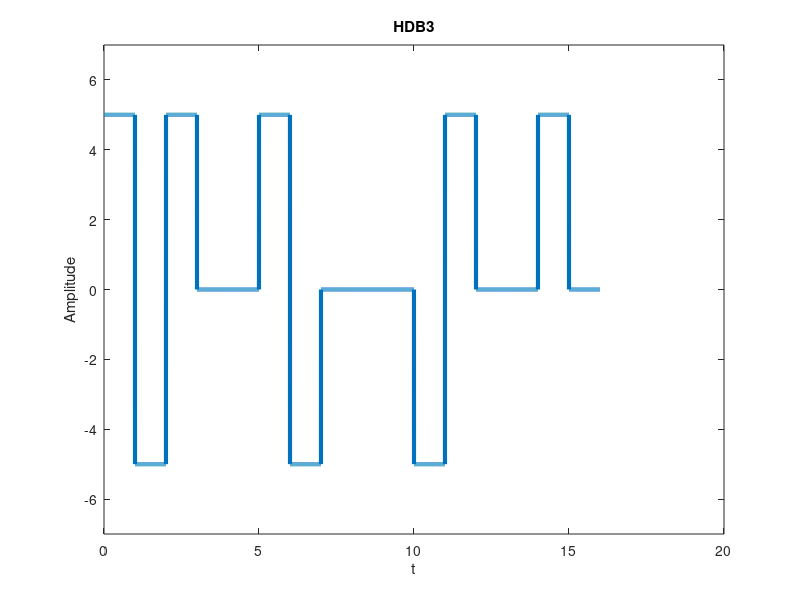

Source code (MATLAB):
% HDB3

% modulation
% bits = input('prompt');
bits = [1 1 0 0 0 0 1 0 0 0 0 0 0 0 0 0];
voltage = 5;
bitrate = 1;
n = 1000;
T = length(bits)/bitrate;
N = n*length(bits);
dt = T/N;
t = 0:dt:T;
x = zeros(1,length(t));
counter = 0;
lastbit = -voltage;
pulse = 0;

for i=1:length(bits)
  if bits(i)==0
    counter = counter + 1;
    if counter==4
      if(mod(pulse, 2)==0)
        x((i-1-3)*n+1:(i-3)*n) = -lastbit;
        lastbit = -lastbit;
        x((i-1-2)*n+1:(i-2)*n) = 0;
        x((i-1-1)*n+1:(i-1)*n) = 0;
        x((i-1)*n+1:i*n) = lastbit;
        counter = 0;
        pulse = 0;
      else
        x((i-1-3)*n+1:(i-3)*n) = 0;
        x((i-1-2)*n+1:(i-2)*n) = 0;
        x((i-1-1)*n+1:(i-1)*n) = 0;
        x((i-1)*n+1:i*n) = lastbit;
        counter = 0;
        pulse = 0;
      end
    end
  else
    counter = 0;
    x((i-1)*n+1:i*n) = -lastbit;
    lastbit = -lastbit;
    pulse = pulse + 1;
  end
end
plot(t, x, 'Linewidth', 3);
ylim([-7, 7]);
xlabel('t');
ylabel('Amplitude');
title('HDB3');

% demodulation
index = 0;
lastbit = -voltage;
for i = 1:length(t)
  if t(i) > index
    index = index + 1;
    if x(i)==lastbit
      result(index-3:index) = 0;
    else
      if(x(i)==0)
        result(index) = 0;
      else
        result(index) = 1;
        lastbit = -lastbit;
      end
    end
  end
end
disp('HDB3 Decoding:');
disp(result);
